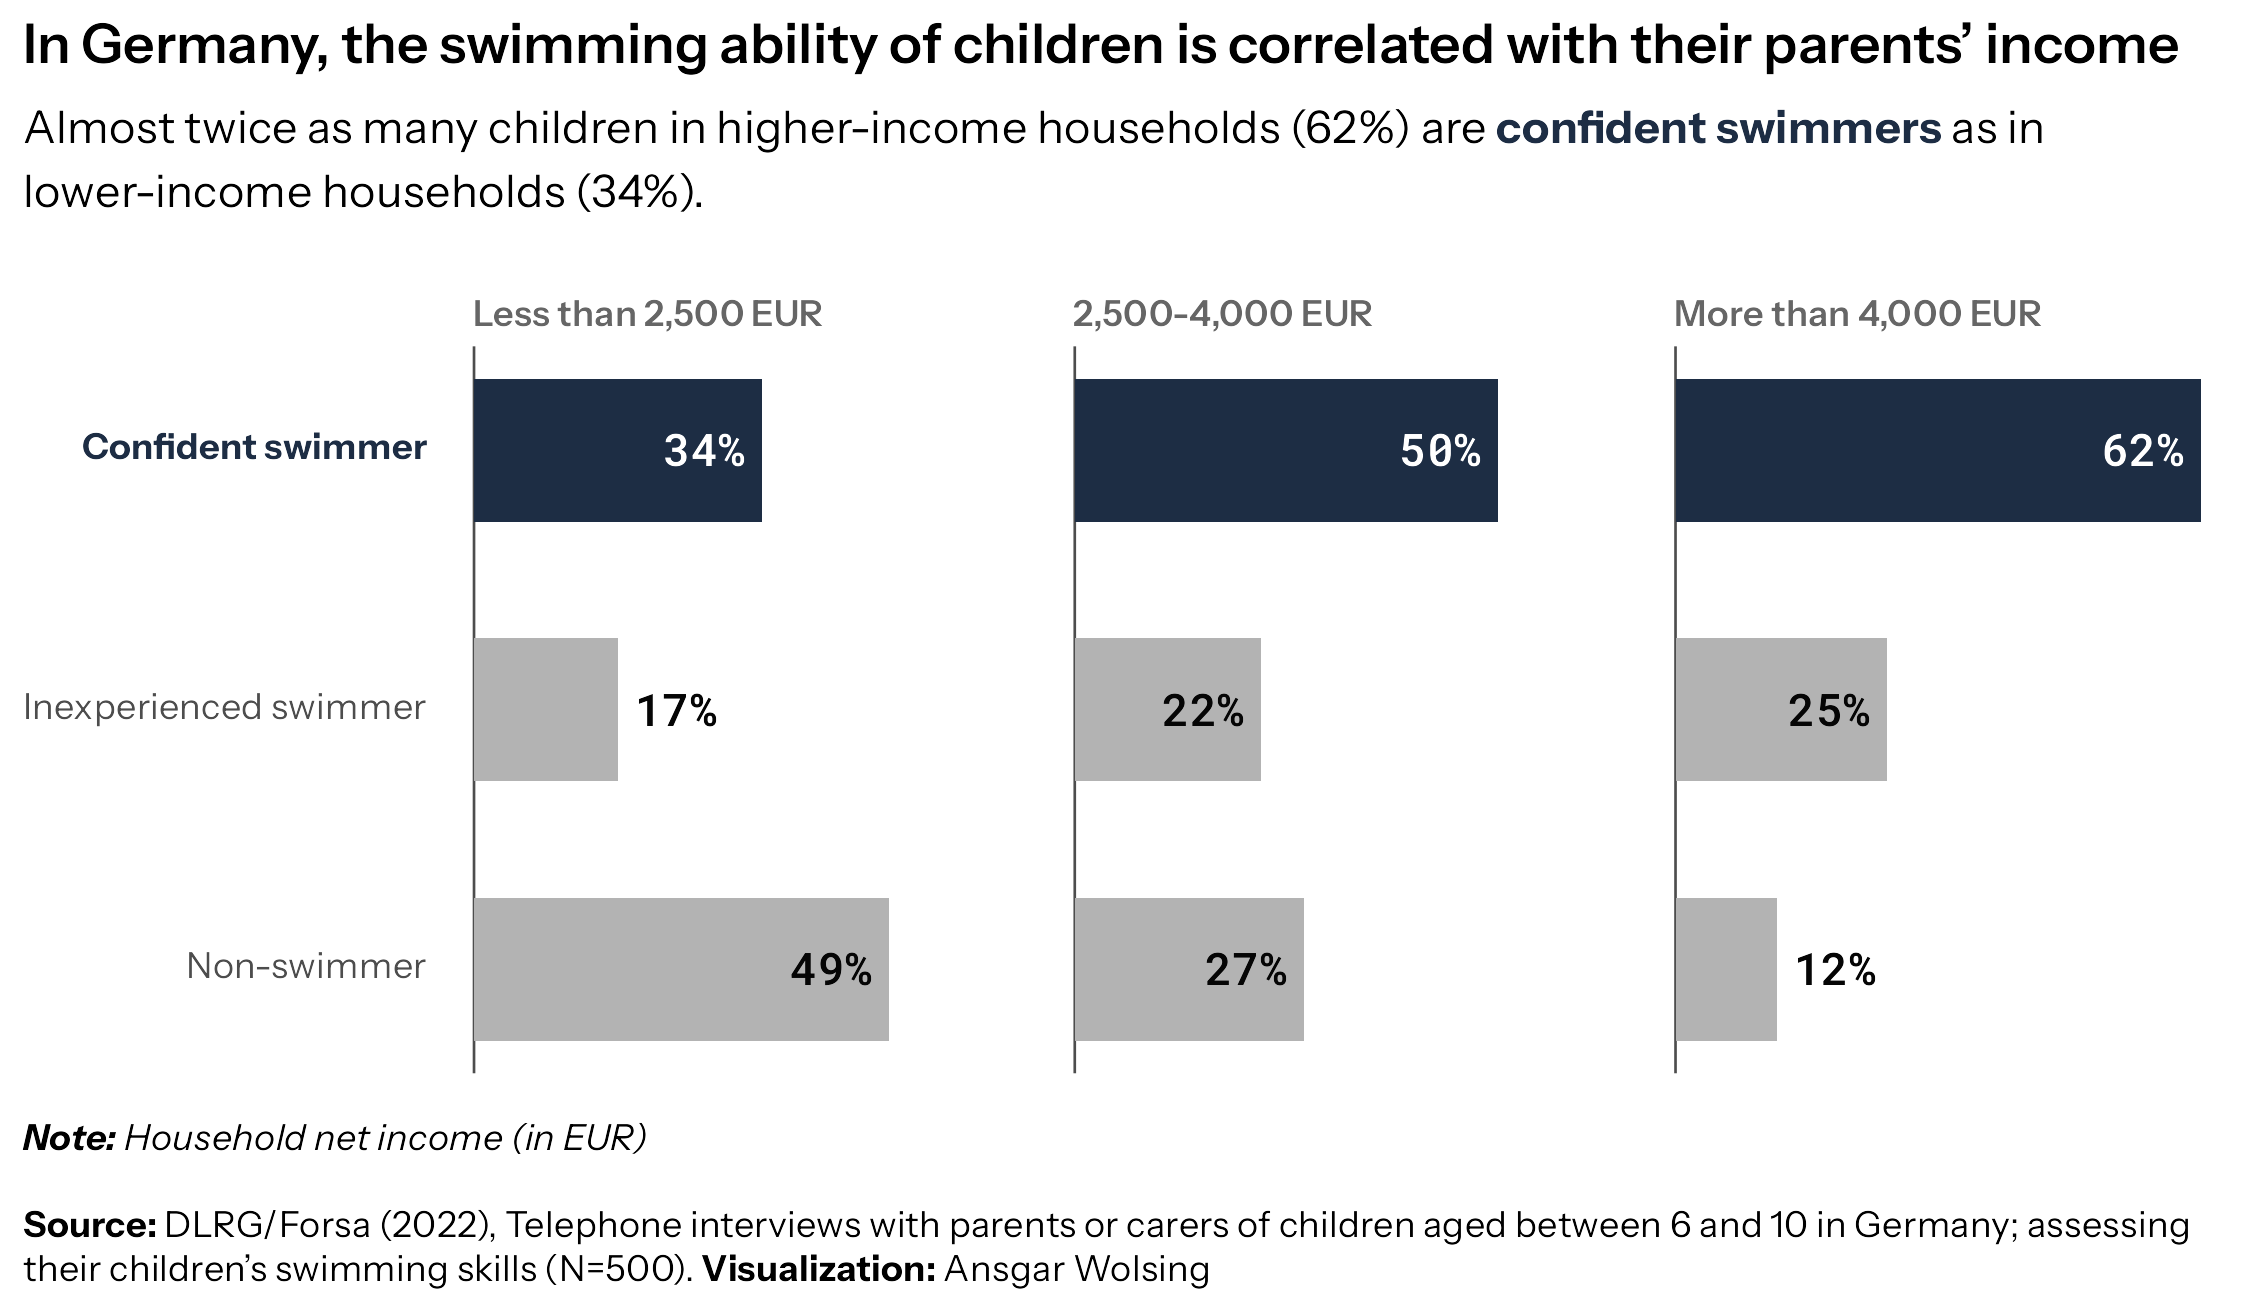

Here is the R script that generated this plot:
library(tidyverse)
library(ggtext)
library(here)

#' Source: DLRG, Forsa 2022
#' https://www.dlrg.de/informieren/die-dlrg/presse/schwimmfaehigkeit/
#' Parents assessment of children's aged 6-10 swimming capabilities 

df <- tribble(
  ~hh_net_income,         ~skill_level,       ~share,
  "Less than 2,500 EUR", "Confident swimmer", 0.34,
  "Less than 2,500 EUR", "Inexperienced swimmer", 0.17,
  "Less than 2,500 EUR", "Non-swimmer", 0.49,
  "2,500-4,000 EUR", "Confident swimmer", 0.50,
  "2,500-4,000 EUR", "Inexperienced swimmer", 0.22,
  "2,500-4,000 EUR", "Non-swimmer", 0.27,
  "More than 4,000 EUR", "Confident swimmer", 0.62,
  "More than 4,000 EUR", "Inexperienced swimmer", 0.25,
  "More than 4,000 EUR", "Non-swimmer", 0.12 
)

df <- df |>
  mutate(
    hh_net_income = fct_inorder(hh_net_income),
    skill_level = fct_inorder(skill_level)
  )


# Tiles
df |> 
  ggplot(aes(hh_net_income, fct_rev(skill_level))) +
  geom_tile(
    aes(fill = share),
    height = 0.9, width = 0.9,
    col = "white", linewidth = 0.25
  ) +
  geom_label(
    aes(label = scales::percent(share)),
    fill = "#FFFFFF88", label.size = 0,
    family = "Roboto Mono SemiBold"
  ) +
  scale_x_discrete(position = "top") +
  coord_equal() +
  theme_minimal()


# Custom axis labels
skill_level_labels = c(
  "<b style='color:#1D2D44;'>Confident swimmer</b>",
  levels(df$skill_level)[2:3]
)
names(skill_level_labels) <- levels(df$skill_level)

df |> 
  ggplot(aes(fct_rev(skill_level), share)) +
  geom_hline(yintercept = 0, linewidth = 0.3, col = "grey30") +
  geom_col(
    aes(fill = skill_level == "Confident swimmer"),
    width = 0.55
  ) +
  geom_text(
    aes(
      label = scales::percent(share),
      hjust = ifelse(share > 0.20, 1.2, -0.2),
      col = ifelse(skill_level == "Confident swimmer", "white", "grey2")
    ),
    family = "Roboto Mono SemiBold"
  ) +
  scale_x_discrete(
    labels = skill_level_labels, expand = expansion(mult = c(0.2, 0.2))) +
  scale_color_identity() +
  scale_fill_manual(values = c("TRUE" = "#1D2D44", "FALSE" = "grey70")) +
  coord_flip() +
  facet_wrap(vars(hh_net_income), nrow = 1) +
  guides(fill = "none") +
  labs(
    title = "In Germany, the swimming ability of children is
    correlated with their parents' income",
    subtitle = "Almost twice as many children in higher-income households (62%)
      are <b style='color:#1D2D44'>confident swimmers</b> as in lower-income households (34%).",
    caption = "***Note:** Household net income (in EUR)*<br><br>
      **Source:** DLRG/Forsa (2022), Telephone interviews with parents or carers
    of children aged between 6 and 10 in Germany; assessing their children's swimming 
    skills (N=500).
    **Visualization:** Ansgar Wolsing"
  ) +
  theme_minimal(base_family = "Instrument Sans", paper = "white") +
  theme(
    axis.title = element_blank(),
    axis.text.x = element_blank(),
    axis.text.y.left = element_markdown(),
    panel.grid = element_blank(),
    plot.title = element_markdown(family = "Instrument Sans SemiBold"),
    plot.title.position = "plot",
    plot.subtitle = element_textbox(
      width = 1, lineheight = 1.4, margin = margin(t = 3, b = 15)),
    plot.caption = element_textbox(
      width = 1, lineheight = 1.2, margin = margin(t = 12)),
    plot.caption.position = "plot",
    strip.text = element_text(
      family = "Instrument Sans Semibold", color = "grey40", hjust = 0,
      margin = margin(t = 4, b = 4, l = 6)
    )
  )
ggsave(here("2026", "15", "15-correlation.png"), width = 6, height = 3.5, scale = 1.25)
